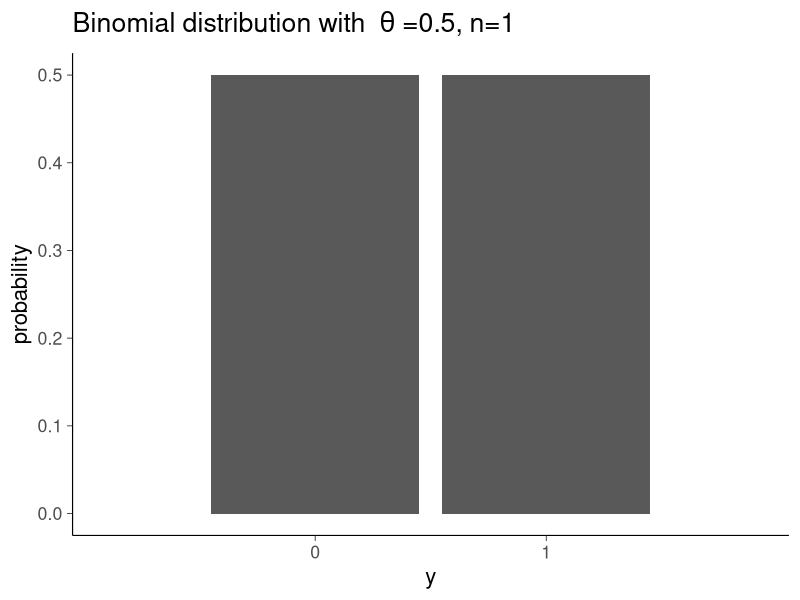
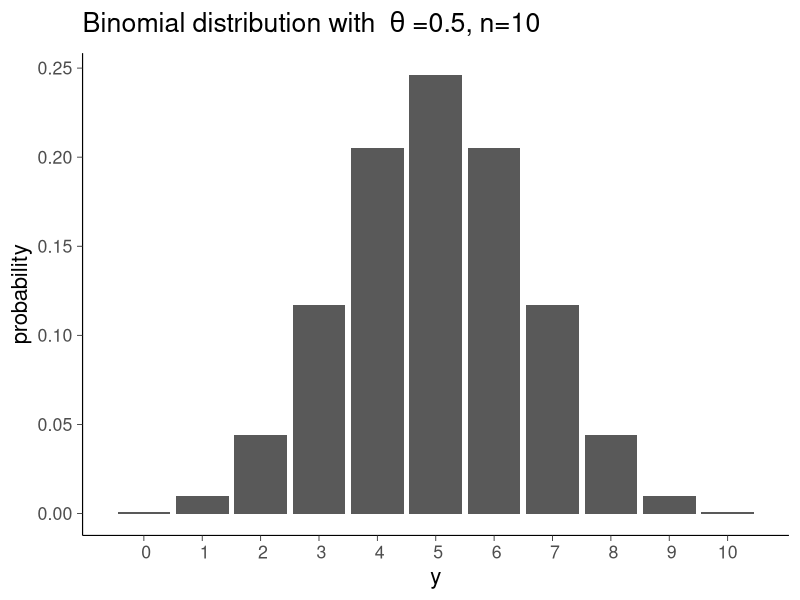
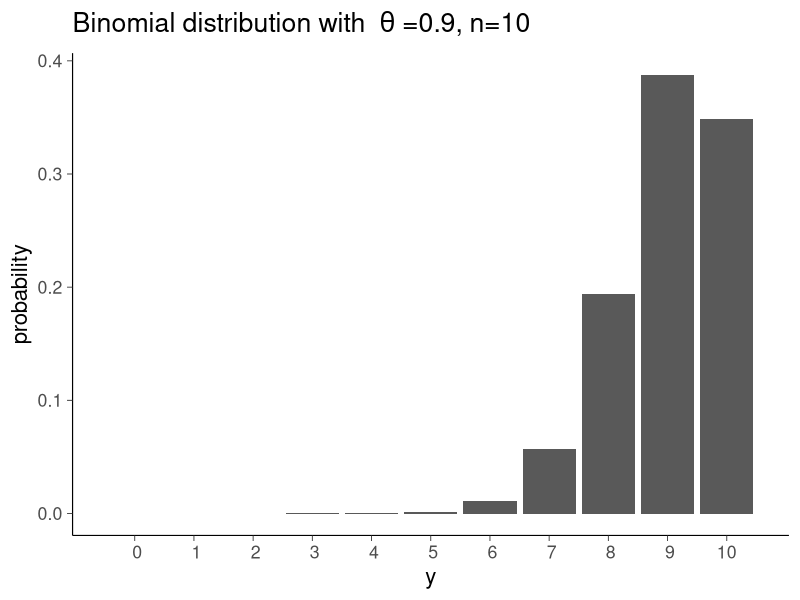
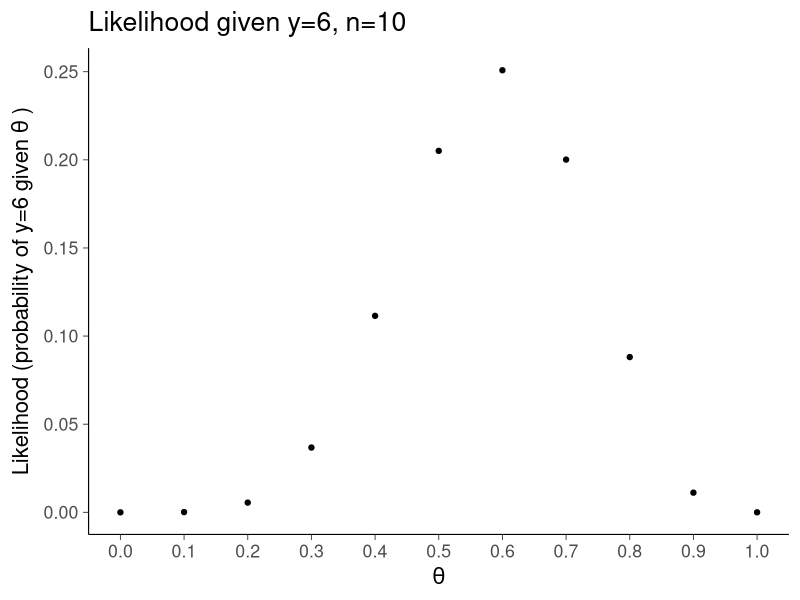
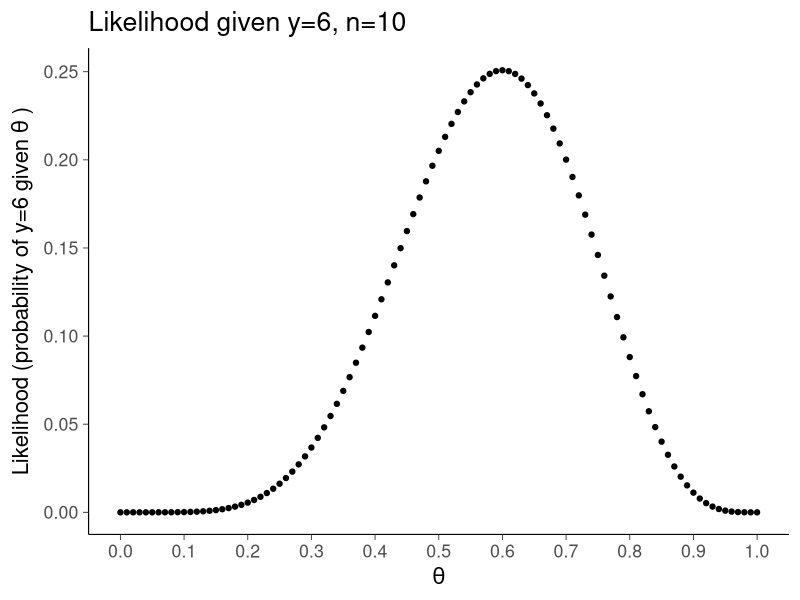
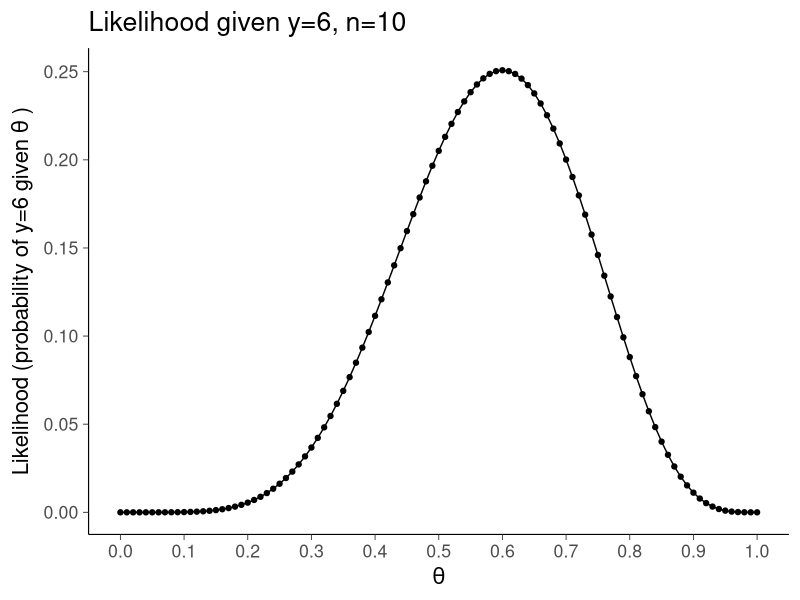
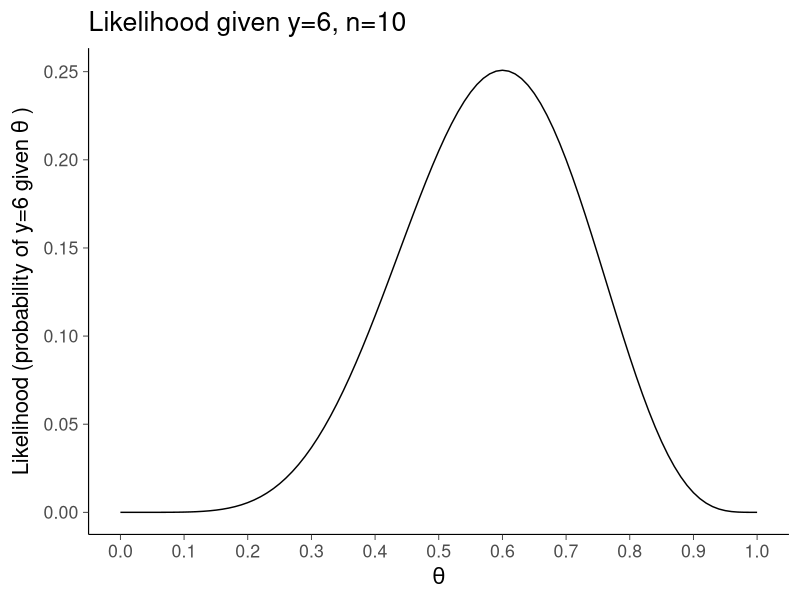
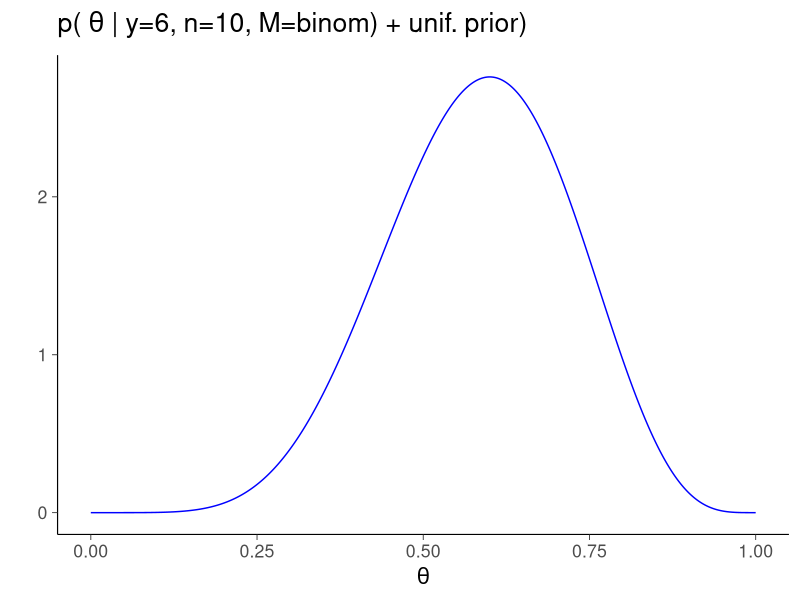

The R script that drew these images, in order:
#' ---
#' title: "Bayesian data analysis - some figs for slides_ch2"
#' author: "Aki Vehtari"
#' date: "`r format(Sys.Date())`"
#' ---

#' load packages
library(tidyverse)
library(purrr)
library(ggplot2)
theme_set(bayesplot::theme_default(base_family = "sans", base_size=16))

#' # Binomial model, Beta posterior
#'

#' Binomial distribution with theta=0.5, n=1
ggplot(data.frame(x=0:1, y=dbinom(0:1, 1, 0.5)), aes(x=x, y=y)) +
    geom_col() +
    scale_x_discrete(breaks=0:1, limits=0:1) +
    labs(x="y", y="probability", title=bquote("Binomial distribution with " ~ theta ~ "=0.5, n=1"))

#' Binomial distribution with theta=0.5, n=10
ggplot(data.frame(x=0:10, y=dbinom(0:10, 10, 0.5)), aes(x=x, y=y)) +
    geom_col() +
    scale_x_discrete(breaks=0:10, limits=0:10) +
    labs(x="y", y="probability", title=bquote("Binomial distribution with " ~ theta~ "=0.5, n=10"))

#' Binomial distribution with theta=0.9, n=10
ggplot(data.frame(x=0:10, y=dbinom(0:10, 10, 0.9)), aes(x=x, y=y)) +
    geom_col() +
    scale_x_discrete(breaks=0:10, limits=0:10) +
    labs(x="y", y="probability", title=bquote("Binomial distribution with " ~ theta ~ "=0.9, n=10"))

#' Likelihood
ggplot(data.frame(x=seq(0,1,length.out=11), y=dbinom(6, 10, seq(0,1,length.out=11))), aes(x=x, y=y)) +
    geom_point() +
    scale_x_continuous(breaks=(0:10)/10) +
    labs(x=bquote(theta), y=bquote("Likelihood (probability of y=6 given" ~ theta ~ ")"), title=bquote("Likelihood given y=6, n=10"))
ggsave('figs/lbinom10a.pdf', width=6, height=4)

#' Likelihood
ggplot(data.frame(x=seq(0,1,length.out=101), y=dbinom(6, 10, seq(0,1,length.out=101))), aes(x=x, y=y)) +
    geom_point() +
    scale_x_continuous(breaks=seq(0,1,length.out=11)) +
    labs(x=bquote(theta), y=bquote("Likelihood (probability of y=6 given" ~ theta ~ ")"), title=bquote("Likelihood given y=6, n=10"))
ggsave('figs/lbinom10b.pdf', width=6, height=4)

#' Likelihood
ggplot(data.frame(x=seq(0,1,length.out=101), y=dbinom(6, 10, seq(0,1,length.out=101))), aes(x=x, y=y)) +
    geom_point() + geom_line() +
    scale_x_continuous(breaks=seq(0,1,length.out=11)) +
    labs(x=bquote(theta), y=bquote("Likelihood (probability of y=6 given" ~ theta ~ ")"), title=bquote("Likelihood given y=6, n=10"))
ggsave('figs/lbinom10c.pdf', width=6, height=4)

#' Likelihood
ggplot(data.frame(x=seq(0,1,length.out=101), y=dbinom(6, 10, seq(0,1,length.out=101))), aes(x=x, y=y)) +
    geom_line() +
    scale_x_continuous(breaks=seq(0,1,length.out=11)) +
    labs(x=bquote(theta), y=bquote("Likelihood (probability of y=6 given" ~ theta ~ ")"), title=bquote("Likelihood given y=6, n=10"))
ggsave('figs/lbinom10d.pdf', width=6, height=4)

integrate(function(x) dbinom(6, 10, x), 0, 1)

#' Posterior of theta of Binomial model with y=6, n=10 + unif prior
ggplot(data = data.frame(x = c(0, 1)), aes(x)) +
    stat_function(fun = dbeta, n = 601, args = list(shape1 = 7, shape2 = 5),
                  color = "blue") +
    labs(x=bquote(theta), y="", title=bquote("p(" ~ theta ~ "| y=6, n=10, M=binom) + unif. prior)"))

#' Posterior of theta of Binomial model with y=10, n=10
ggplot(data = data.frame(x = c(0, 1)), aes(x)) +
    stat_function(fun = dbeta, n = 601, args = list(shape1 = 11, shape2 = 1),
                  color = "blue") +
    geom_segment(x=11/12, xend=11/12, y=0, yend=11, color="red") +
    annotate(geom ="text", x=11/12, y=-0.5, label="Mean")  +
    labs(x=bquote(theta), y="",
         title=bquote("Posterior of " ~ theta ~ " of Binomial model with y=10, n=10"))

#' Posterior of theta of Binomial model with y=10, n=10
ggplot(data = data.frame(x = c(0, 1)), aes(x)) +
    stat_function(fun = dbeta, n = 601, args = list(shape1 = 11, shape2 = 1),
                  color = "blue") +
    geom_segment(x=11/12, xend=11/12, y=0, yend=11, color="red") +
    annotate(geom ="text", x=11/12, y=-0.5, label="Mean")  +
    labs(x=bquote(theta), y="", title=bquote("p(" ~ theta ~ "| y=10, n=10, M=binom) + unif. prior"))

#' Posterior of theta of Binomial model with y=10, n=10 + Beta(2,2) prior
ggplot(data = data.frame(x = c(0, 1)), aes(x)) +
    stat_function(fun = dbeta, n = 601, args = list(shape1 = 12, shape2 = 2),
                  color = "blue") +
    geom_segment(x=12/14, xend=12/14, y=0, yend=11, color="red") +
    annotate(geom ="text", x=12/14, y=-0.5, label="Mean")  +
    labs(x=bquote(theta), y="", title=bquote("p(" ~ theta ~ "| y=10, n=10, M=binom) + Beta(2,2) prior"))

#' Posterior of theta of Binomial model with y=6, n=10 + unif prior
ggplot(data = data.frame(x = c(0, 1)), aes(x)) +
    stat_function(fun = dbeta, n = 601, args = list(shape1 = 7, shape2 = 5),
                  color = "blue") +
    labs(x=bquote(theta), y="", title=bquote("p(" ~ theta ~ "| y=6, n=10, M=binom) + unif. prior)"))


#' # Gaussian model with known variance, Gaussian posterior
#'

#' fake data
tb <- tibble(id = c(1, 2), height_mu=c(175, 185), height_sd=c(4, 2))

#' population mean and standard deviation for male height in Finland
popmu=181;
popsd=6;

#' posterior functions
postsd <- function (priorsd, obssd) { sqrt(1/(1/priorsd^2+1/obssd^2)) }
postmu <- function (priormu, priorsd, obsmu, obssd) {
    (priormu/priorsd^2 + obsmu/obssd^2)/(1/priorsd^2+1/obssd^2) }

#' base for plots
pbase <- ggplot(data = data.frame(x = c(155, 205)), aes(x)) +
    labs(y="", x="Height in cm")

#' Plot fake guesses
guessdf <- pmap_df(tb, ~ data_frame(x = seq(150, 210, length.out = 601), id=..1,
                                   density = dnorm(x, ..2, ..3)))
pguess <- ggplot(guessdf, aes(group = id, x = x, y = density)) +
    geom_line(linetype=1, color="blue")
pguess

#' Plot fake guesses + prior
pguess +
    stat_function(fun = dnorm, n = 101, args = list(mean = popmu, sd = popsd),
                  color = "red")

#' Compute posterior mu and sd
tb <- mutate(tb,
             height_pmu = postmu(popmu, popsd, height_mu, height_sd),
             height_psd = postsd(popsd, height_sd)
             )

#' Compute posterior densities
postdf <- pmap_df(tb, ~ data_frame(x = seq(150, 210, length.out = 601), id=..1,
                                   density = dnorm(x, ..4, ..5)))

#' Plot posterior densities
ppost <- ggplot(guessdf, aes(group = id, x = x, y = density)) +
    geom_line(linetype=1, color="blue") +
    geom_line(data = postdf, linetype=1, color="violet") +
    stat_function(fun = dnorm, n = 101, args = list(mean = popmu, sd = popsd),
                  color = "red")
ppost
